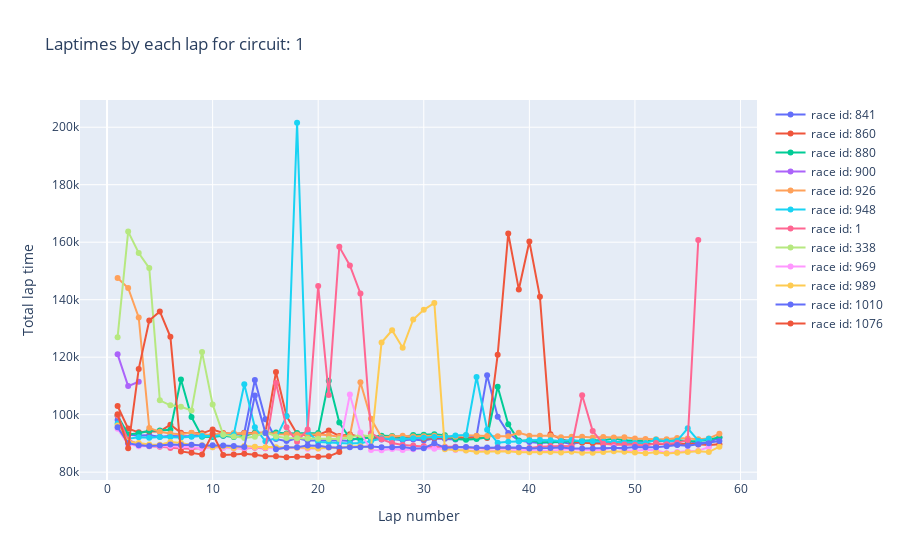

Notebook cell for this chart:
### Code cell
fig = go.Figure()

circuit_id = 1

lap_times_selected_driver_circuit = master_lap_time_data[
    master_lap_time_data["circuitId"] == circuit_id
]
list_race_id = lap_times_selected_driver_circuit["raceId"].unique().tolist()

for race_id in list_race_id:

    lap_times_race = lap_times_selected_driver_circuit[
        lap_times_selected_driver_circuit["raceId"] == race_id
    ]

    fig.add_trace(
        go.Scatter(
            x=lap_times_race["lap"],
            y=lap_times_race["milliseconds"],
            mode="lines+markers",
            name=f"race id: {race_id}",
        )
    )

    fig.update_layout(
        title=f"Laptimes by each lap for circuit: {circuit_id}",
        xaxis_title="Lap number",
        yaxis_title="Total lap time",
    )
fig.show()
